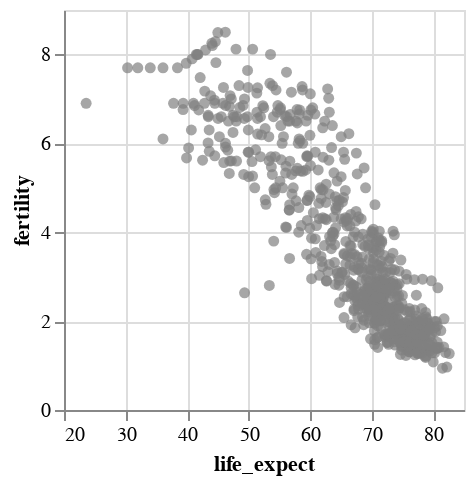

Notebook code cell kept with this figure:
### Code cell
alx.filter_type(target='country')+alx.scatterplot(df,x='life_expect',y='fertility',color='gray')

### Figure 1 — Vega-Lite specification as saved in the notebook (floating-point values rounded to 4 significant figures; data arrays with more than 128 entries replaced by an {"elided": "..."} marker saying what was removed)
{"config": {"view": {"continuousWidth": 400, "continuousHeight": 300}}, "data": {"name": "data-89be1acdd14c7effd56f4dd0fabf92c3"}, "mark": {"type": "circle", "fill": "gray"}, "encoding": {"x": {"axis": {}, "field": "life_expect", "scale": {"zero": false}, "type": "quantitative"}, "y": {"axis": {}, "field": "fertility", "scale": {"zero": false}, "type": "quantitative"}}, "height": 200, "params": [{"name": "ALX_SELECTION_query_FILTER", "bind": {"input": "text", "name": "country: ", "placeholder": "Type to search..."}, "value": ""}], "transform": [{"filter": "(!ALX_SELECTION_query_FILTER || test(regexp(ALX_SELECTION_query_FILTER,'i'), toString(datum['country'])))"}], "width": 200, "$schema": "https://vega.github.io/schema/vega-lite/v5.2.0.json", "datasets": {"data-89be1acdd14c7effd56f4dd0fabf92c3": {"elided": "693 records"}}}
